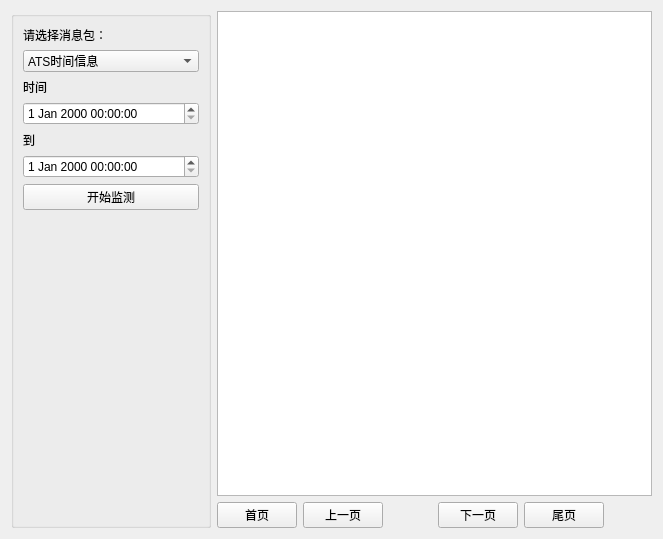
<?xml version="1.0" encoding="UTF-8"?>
<ui version="4.0">
 <class>AtsMonitorZc</class>
 <widget class="QWidget" name="AtsMonitorZc">
  <property name="geometry">
   <rect>
    <x>0</x>
    <y>0</y>
    <width>663</width>
    <height>539</height>
   </rect>
  </property>
  <property name="windowTitle">
   <string>Form</string>
  </property>
  <layout class="QGridLayout" name="gridLayout">
   <item row="0" column="0" rowspan="2">
    <widget class="QGroupBox" name="groupBox">
     <property name="minimumSize">
      <size>
       <width>200</width>
       <height>0</height>
      </size>
     </property>
     <property name="title">
      <string/>
     </property>
     <layout class="QGridLayout" name="gridLayout_2">
      <item row="0" column="0">
       <widget class="QLabel" name="label">
        <property name="text">
         <string>请选择消息包：</string>
        </property>
       </widget>
      </item>
      <item row="1" column="0">
       <widget class="QComboBox" name="comboBox">
        <item>
         <property name="text">
          <string>ATS时间信息</string>
         </property>
        </item>
        <item>
         <property name="text">
          <string>TSR验证命令帧</string>
         </property>
        </item>
        <item>
         <property name="text">
          <string>TSR执行命令帧</string>
         </property>
        </item>
        <item>
         <property name="text">
          <string>上电TSR确认帧</string>
         </property>
        </item>
       </widget>
      </item>
      <item row="2" column="0">
       <widget class="QLabel" name="label_2">
        <property name="text">
         <string>时间</string>
        </property>
       </widget>
      </item>
      <item row="3" column="0">
       <widget class="QDateTimeEdit" name="dateTimeEdit"/>
      </item>
      <item row="4" column="0">
       <widget class="QLabel" name="label_3">
        <property name="text">
         <string>到</string>
        </property>
       </widget>
      </item>
      <item row="5" column="0">
       <widget class="QDateTimeEdit" name="dateTimeEdit_2"/>
      </item>
      <item row="6" column="0">
       <widget class="QPushButton" name="startmonitor">
        <property name="text">
         <string>开始监测</string>
        </property>
       </widget>
      </item>
      <item row="7" column="0">
       <spacer name="verticalSpacer">
        <property name="orientation">
         <enum>Qt::Vertical</enum>
        </property>
        <property name="sizeHint" stdset="0">
         <size>
          <width>20</width>
          <height>307</height>
         </size>
        </property>
       </spacer>
      </item>
     </layout>
    </widget>
   </item>
   <item row="0" column="1" colspan="6">
    <widget class="QTableView" name="tableView"/>
   </item>
   <item row="1" column="1">
    <widget class="QPushButton" name="firstbutton">
     <property name="text">
      <string>首页</string>
     </property>
    </widget>
   </item>
   <item row="1" column="2">
    <widget class="QPushButton" name="prebutton">
     <property name="text">
      <string>上一页</string>
     </property>
    </widget>
   </item>
   <item row="1" column="3">
    <widget class="QLabel" name="page">
     <property name="text">
      <string/>
     </property>
    </widget>
   </item>
   <item row="1" column="4">
    <widget class="QPushButton" name="nextbutton">
     <property name="text">
      <string>下一页</string>
     </property>
    </widget>
   </item>
   <item row="1" column="5">
    <widget class="QPushButton" name="lastbutton">
     <property name="text">
      <string>尾页</string>
     </property>
    </widget>
   </item>
   <item row="1" column="6">
    <widget class="QLabel" name="totalcount">
     <property name="text">
      <string/>
     </property>
    </widget>
   </item>
  </layout>
 </widget>
 <resources/>
 <connections/>
</ui>
